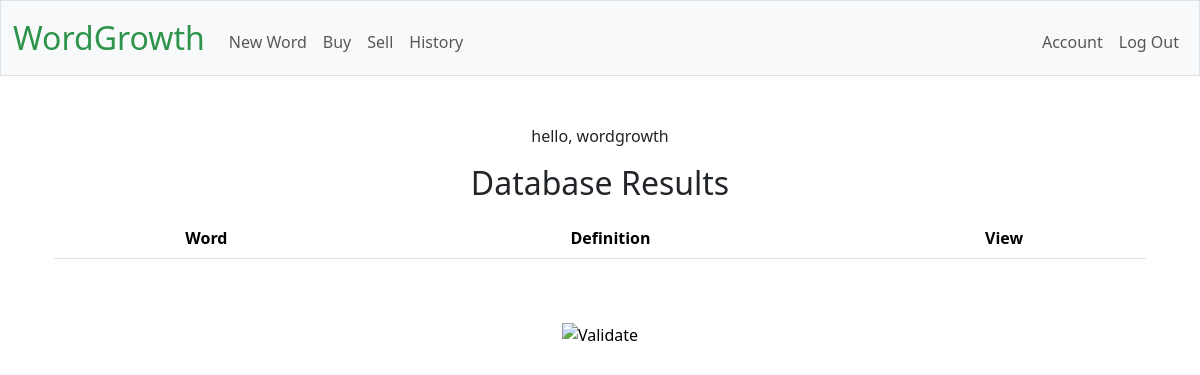
Before: / (signed in) with the older database file.
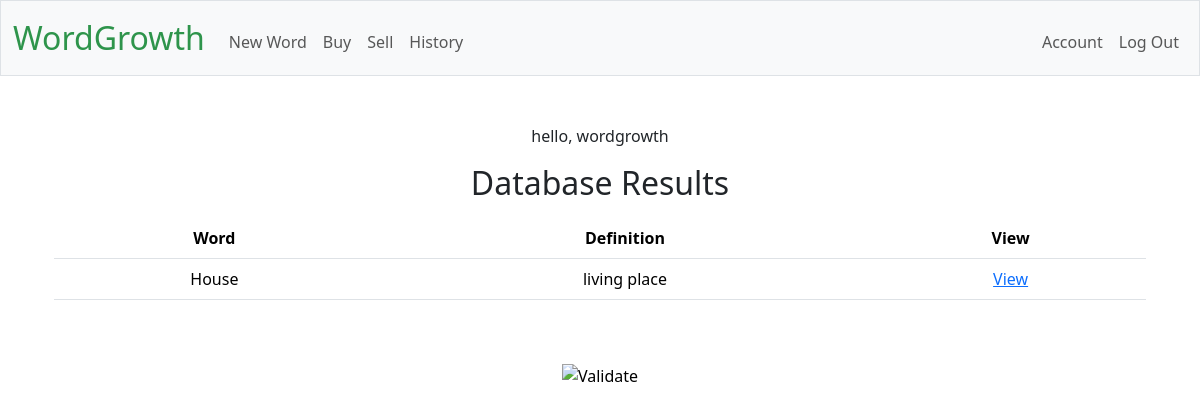
After: the same page with the newer database file.
### tables this page shows
CREATE TABLE "vocabulary" (id INTEGER PRIMARY KEY AUTOINCREMENT, user_id INTEGER, word TEXT NOT NULL, definition TEXT, notes TEXT, example_sentence TEXT, example_media TEXT, FOREIGN KEY (user_id) REFERENCES users(id));

### app.py (the view)
@app.route("/")
def show_words():
    conn = get_db_connection()
    cursor = conn.cursor()
    if not session.get("user_id"):
        return redirect(url_for("login"))
    else:
        cursor.execute(
            "SELECT * FROM vocabulary WHERE user_id = ?", [session['user_id']]
            )
        conn.commit()
        rows = cursor.fetchall()
        return render_template("index.html", rows=rows)

### app.py (called while the page is built)
@app.teardown_appcontext
def close_db_connection(exception):
    db = g.pop('db', None)
    if db is not None:
        db.close()

### helpers.py (called while the page is built)
def get_db_connection():
    if 'db' not in g:
        g.db = sqlite3.connect(DATABASE)
        g.db.execute("PRAGMA foreign_keys = ON")  # Enables foreign key checks
        g.db.row_factory = sqlite3.Row # enables dictionaries to be returned not just tuples
    return g.db

### templates/index.html
{% extends "layout.html" %}
{% block main %}
    <p>hello, wordgrowth</p>
    <h2>Database Results</h2>
    <div class="container mt-3">
        <table class="table">
            <thead>
            <tr>
                <th>Word</th>
                <th>Definition</th>
                <th>View</th>
            </tr>
            </thead>
            <tbody>
                {% for row in rows %}
            <tr>
                <td>{{ row["word"] }}</td>
                <td>{{ row["definition"] }}</td>
                <td><a href="{{ url_for('word_view', word_id=row['id']) }}">View</a></td>
            </tr>
                {% endfor %}
            </tbody>
        </table>
    </div>
{% endblock %}

### templates/layout.html (shortened to what this page needs)
<!DOCTYPE html>
<html lang="en">
    <head>
        <link rel="stylesheet" href="/static/styles.css">
        <link href="https://cdn.jsdelivr.net/npm/bootstrap@5.3.3/dist/css/bootstrap.min.css" rel="stylesheet"
>
    </head>
    <body>
        <nav class="bg-light border navbar navbar-expand-md navbar-light">
            <div class="container-fluid">
                <a class="navbar-brand" href="/"><span class="green">WordGrowth</span></a>
                <div class="collapse navbar-collapse" id="navbar">
                    {% if session["user_id"] %}
                        <ul class="navbar-nav me-auto mt-2">
                            <li class="nav-item"><a class="nav-link" href="/new_word">New Word</a></li>
                            <li class="nav-item"><a class="nav-link" href="/buy">Buy</a></li>
                            <li class="nav-item"><a class="nav-link" href="/sell">Sell</a></li>
                            <li class="nav-item"><a class="nav-link" href="/history">History</a></li>
                        </ul>
                        <ul class="navbar-nav ms-auto mt-2">
                            <li class="nav-item"><a class="nav-link" href="/account">Account</a></li>
                            <li class="nav-item"><a class="nav-link" href="/logout">Log Out</a></li>
                        </ul>
                    {% else %}
                        <ul class="navbar-nav ms-auto mt-2">
                            <li class="nav-item"><a class="nav-link" href="/register">Register</a></li>
                            <li class="nav-item"><a class="nav-link" href="/login">Log In</a></li>
                        </ul>
                    {% endif %}
                </div>
            </div>
        </nav>
        <main class="container py-5 text-center">
            {% block main %}{% endblock %}
        </main>
    </body>
    <footer class="mb-5">
        <form action="https://validator.w3.org/check" class="text-center" enctype="multipart/form-data" method="post" target="_blank">
            <input alt="Validate" src="/static/I_heart_validator.png" type="image">
        </form>
    </footer>
</html>

### static/styles.css (style rules this page uses)
nav .navbar-brand { font-size: xx-large; }
nav .navbar-brand .green { color: #2e944b; }

Changed rows visible on the page:
added vocabulary: word "House", definition "living place"
